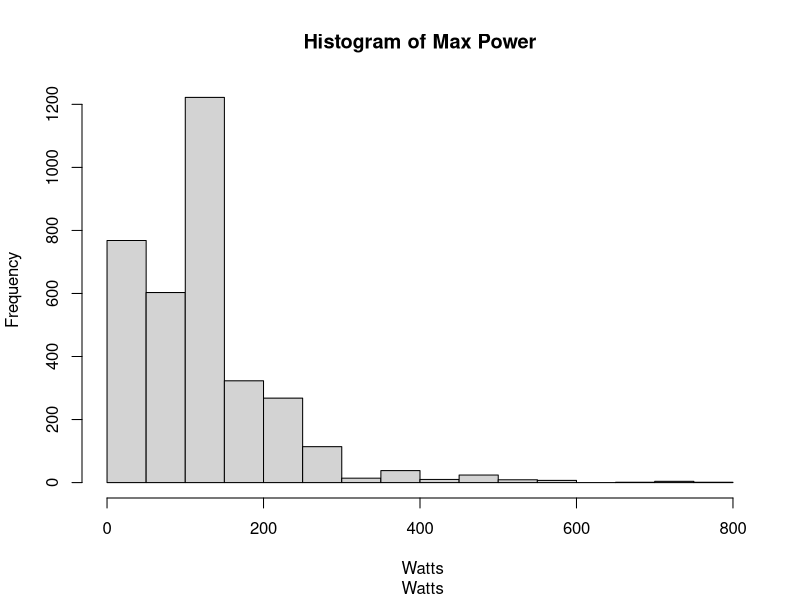
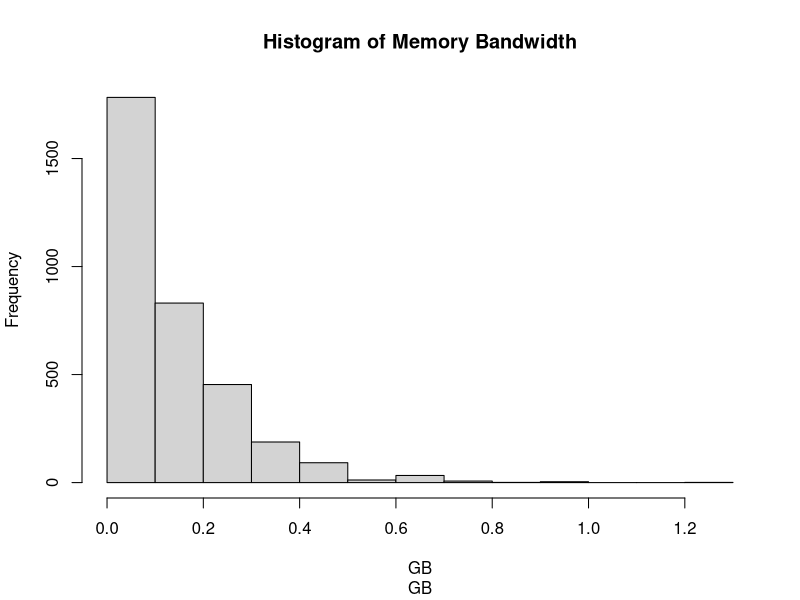
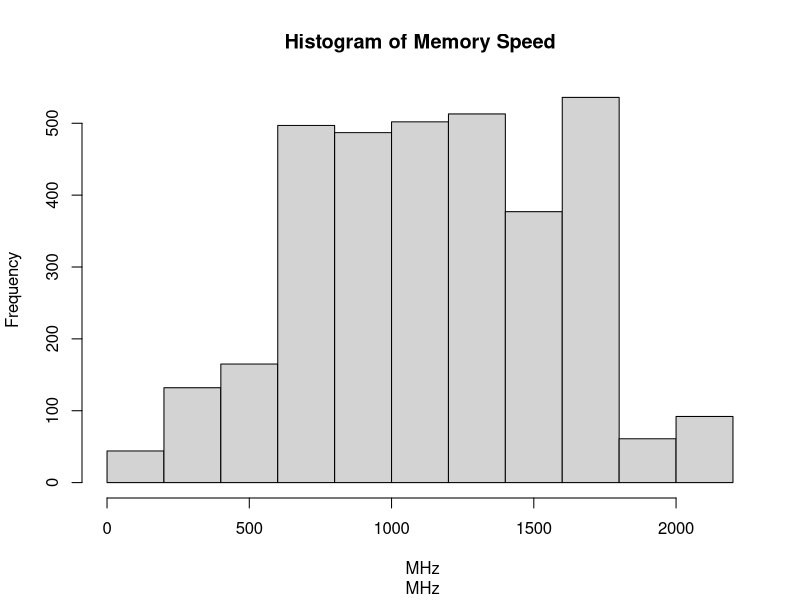
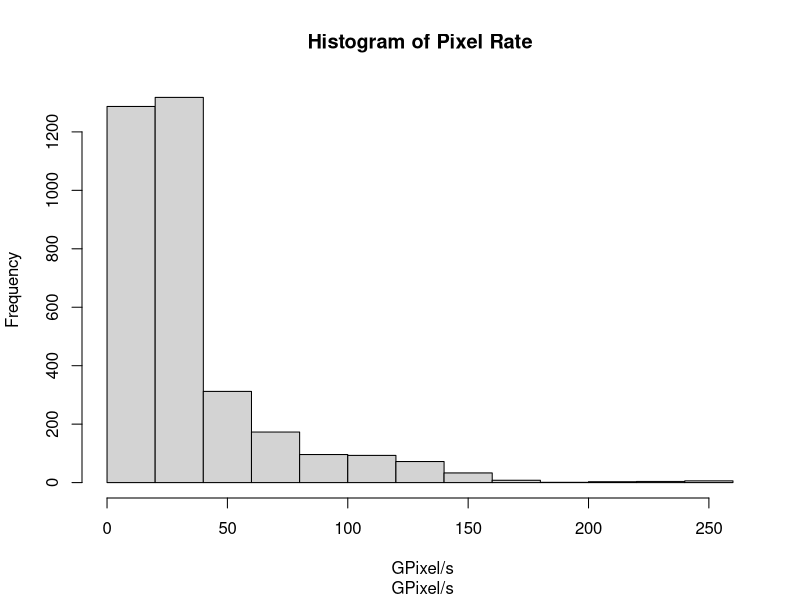
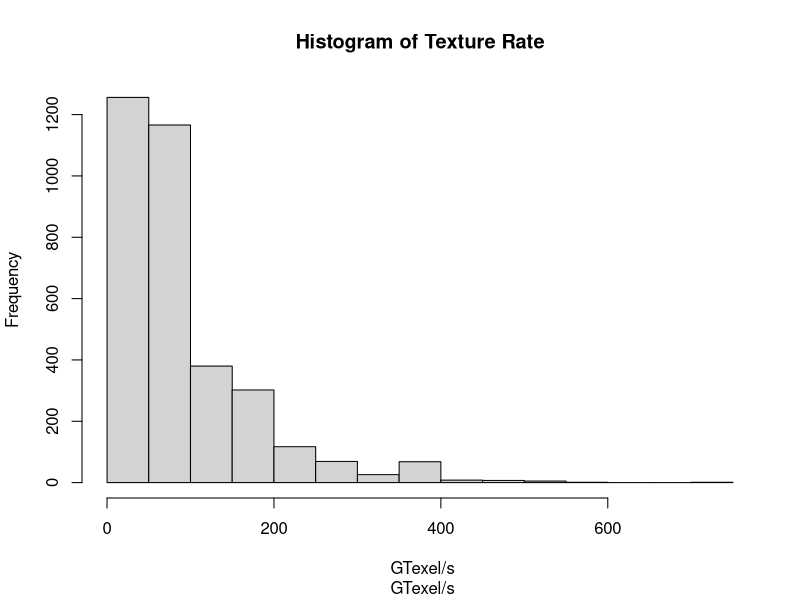
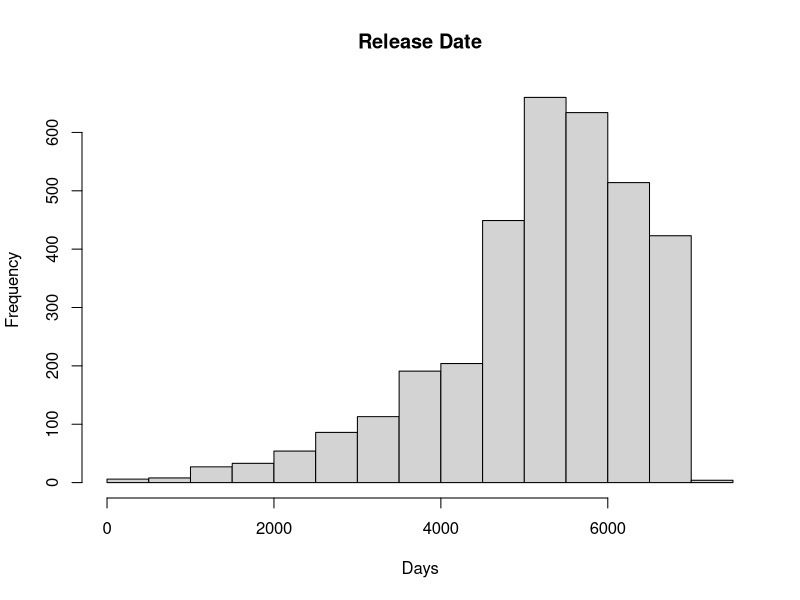
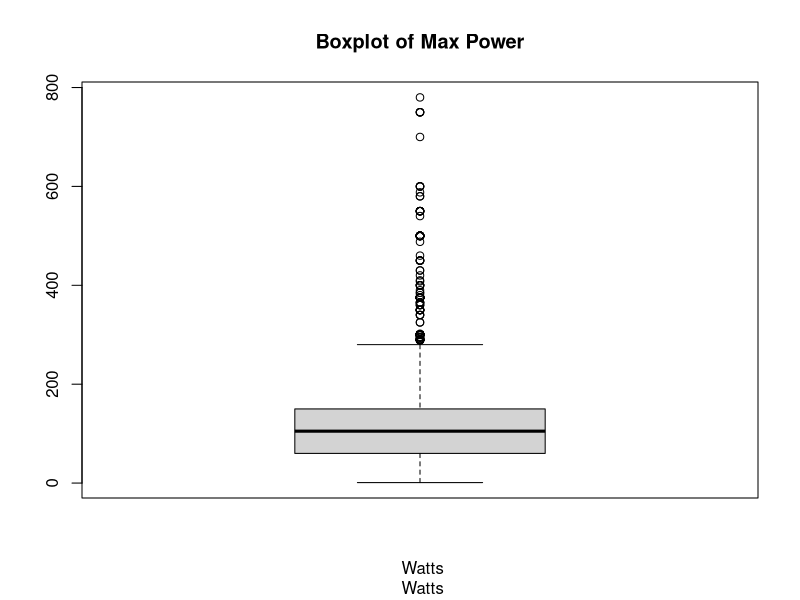
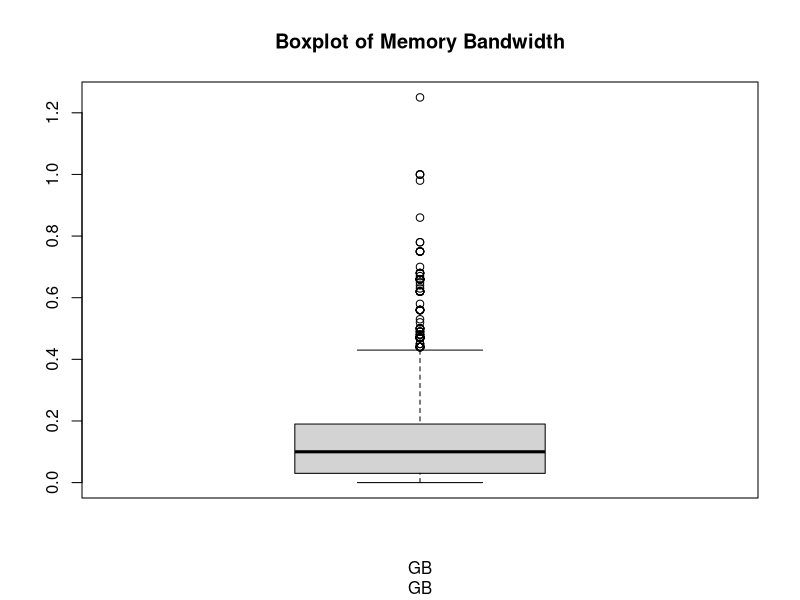

R code for these plots, in order:
library(tidyr)
library(stringr)
library(dplyr)
setwd("C:/codeR")
df <- read.csv("All_GPUs.csv")
View(df)

# Chọn biến

df <- df[ , c("Name", "Max_Power", "Memory_Bandwidth", "Memory_Speed", "Pixel_Rate", "Release_Date", "Texture_Rate")]
View(df)

# Xử lý dữ liệu

str(df)

#Tách dữ liệu làm 2 phần giá trị và đơn vị

df$Max_Power_Nums <- as.numeric(str_extract(df$Max_Power ,"\\d+\\.?\\d*"))
df$Max_Power_Units <- str_replace(df$Max_Power, "\\d+\\.?\\d*", "")
print(table(df$Max_Power_Units))

df$Memory_Bandwidth_Nums <- as.numeric(str_extract(df$Memory_Bandwidth, "\\d+\\.?\\d*"))
df$Memory_Bandwidth_Units <- str_replace(df$Memory_Bandwidth, "\\d+\\.?\\d*", "")
print(table(df$Memory_Bandwidth_Units))

df$Memory_Speed_Nums <- as.numeric(str_extract(df$Memory_Speed, "\\d+\\.?\\d*"))
df$Memory_Speed_Units <- str_replace(df$Memory_Speed, "\\d+\\.?\\d*", "")
print(table(df$Memory_Speed_Units))

df$Pixel_Rate_Nums <- as.numeric(str_extract(df$Pixel_Rate, "\\d+\\.?\\d*"))
df$Pixel_Rate_Units <- str_replace(df$Pixel_Rate, "\\d+\\.?\\d*", "")
print(table(df$Pixel_Rate_Units))

df$Texture_Rate_Nums <- as.numeric(str_extract(df$Texture_Rate, "\\d+\\.?\\d*"))
df$Texture_Rate_Units <- str_replace(df$Texture_Rate, "\\d+\\.?\\d*", "")
print(table(df$Texture_Rate_Units))

# Đổi Memory_Bandwidth cho cùng đơn vị và kiểm tra lại dữ liệu

df$Memory_Bandwidth_Nums <- round(df$Memory_Bandwidth_Nums / 1024, 2)
df$Memory_Bandwidth_Units <- "GB"
print(table(df$Memory_Bandwidth_Units))

# Đặt ngày đầu tiên là mốc 0 và số ngày bắt đầu từ ngày 0 là cột Nums_days

df$Release_Date <- as.Date(sub ("^\\s*\\n", "", df$ Release_Date ), format = "%d-%b-%Y")
print(min(df$Release_Date, na.rm = TRUE))
df$Release_Date_Nums <- as.numeric((df$Release_Date - min(df$Release_Date, na.rm = TRUE)))

View(df)

# Xử lý dữ liệu khuyết

dfNums <- data.frame(df$Max_Power_Nums, df$Memory_Bandwidth_Nums, df$Memory_Speed_Nums, df$Pixel_Rate_Nums, df$Texture_Rate_Nums, df$Release_Date_Nums)
print((colSums(is.na(dfNums))))
print((colMeans(is.na(dfNums))))
print(summary(dfNums))

# Vì tỉ lệ khuyết dữ liệu cao nên thêm vào dữ liệu khuyết giá trị trung vị

df$Max_Power_Nums[is.na(df$Max_Power_Nums)] <- median(df$Max_Power_Nums, na.rm = TRUE)
df$Memory_Bandwidth_Nums[is.na(df$Memory_Bandwidth_Nums)] <- median(df$Memory_Bandwidth_Nums, na.rm = TRUE)
df$Memory_Speed_Nums[is.na(df$Memory_Speed_Nums)] <- median(df$Memory_Speed_Nums, na.rm = TRUE)
df$Pixel_Rate_Nums[is.na(df$Pixel_Rate_Nums)] <- median(df$Pixel_Rate_Nums, na.rm = TRUE)
df$Texture_Rate_Nums[is.na(df$Texture_Rate_Nums)] <- median(df$Texture_Rate_Nums, na.rm = TRUE)
df$Release_Date_Nums[is.na(df$Release_Date_Nums)] <- median(df$Release_Date_Nums, na.rm = TRUE)

# Thêm giá trị vô data frame mới để phân tích

dfNums <- data.frame(df$Max_Power_Nums, df$Memory_Bandwidth_Nums, df$Memory_Speed_Nums, df$Pixel_Rate_Nums, df$Texture_Rate_Nums, df$Release_Date_Nums)
print(summary(dfNums))

# Vậy khi không còn giá trị khuyết ta thống kê mô tả dữ liệu

hist(dfNums$df.Max_Power_Nums, xlab = df$Max_Power_Units, main = 'Histogram of Max Power')
hist(dfNums$df.Memory_Bandwidth_Nums, xlab = df$Memory_Bandwidth_Units, main = 'Histogram of Memory Bandwidth')
hist(dfNums$df.Memory_Speed_Nums, xlab = df$Memory_Speed_Units, main = 'Histogram of Memory Speed')
hist(dfNums$df.Pixel_Rate_Nums, xlab = df$Pixel_Rate_Units, main = 'Histogram of Pixel Rate')
hist(dfNums$df.Texture_Rate_Nums, xlab = df$Texture_Rate_Units, main = 'Histogram of Texture Rate')
hist(dfNums$df.Release_Date_Nums, xlab = 'Days', main = 'Release Date')

boxplot(dfNums$df.Max_Power_Nums, xlab = df$Max_Power_Units, main = 'Boxplot of Max Power')
boxplot(dfNums$df.Memory_Bandwidth_Nums, xlab = df$Memory_Bandwidth_Units, main = 'Boxplot of Memory Bandwidth')
boxplot(dfNums$df.Memory_Speed_Nums, xlab = df$Memory_Speed_Units, main = 'Boxplot of Memory Speed')
boxplot(dfNums$df.Pixel_Rate_Nums, xlab = df$Pixel_Rate_Units, main = 'Boxplot of Pixel Rate')
boxplot(dfNums$df.Texture_Rate_Nums, xlab = df$Texture_Rate_Units, main = 'Boxplot of Texture Rate')
boxplot(dfNums$df.Release_Date_Nums, xlab = 'Days', main = 'Boxplot of Release Date')

pairs(dfNums, main = 'Scatterplot of data')
print(cor(dfNums))
